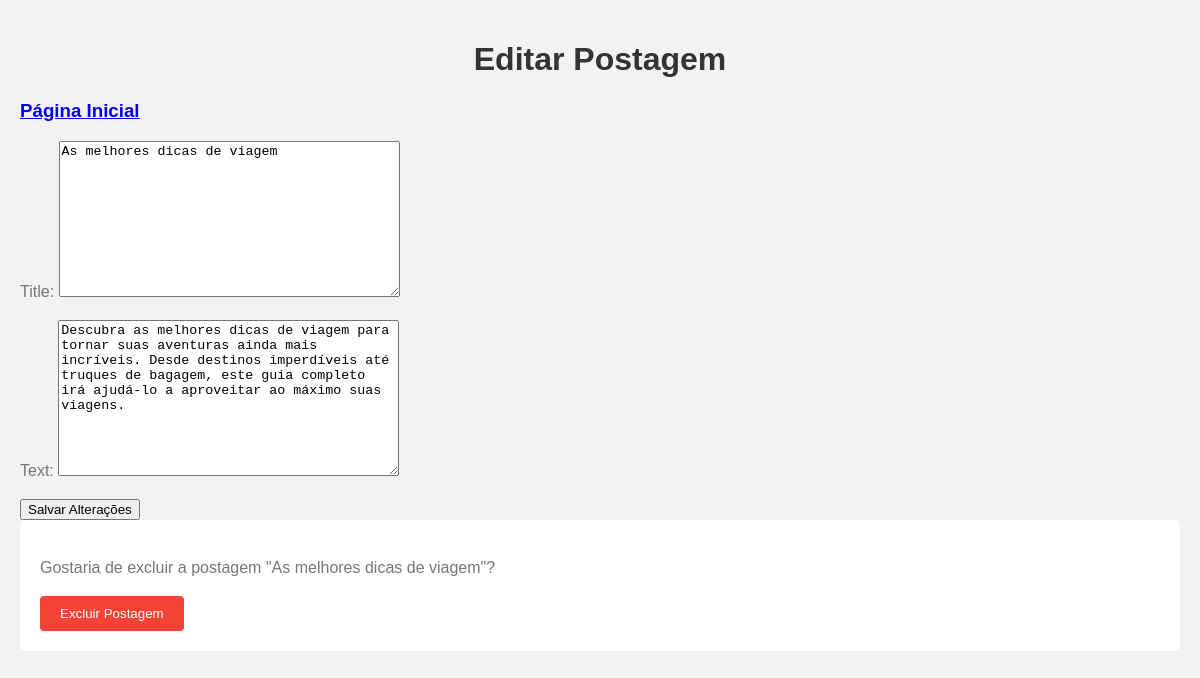
The app's page /edit_post/11/ (signed in) with its own data.
### blogs/models.py (models this page shows, shortened)
class BlogPost(models.Model):
    title = models.TextField(max_length= 100)
    text = models.TextField()
    date_added = models.DateTimeField(auto_now_add=True)
    owner = models.ForeignKey(User, on_delete=models.CASCADE)

### blogs/views.py (the view)
# urls.py: path('edit_post/<int:post_id>/', views.edit_post, name='edit_post'),
@login_required(login_url='users:login')
def edit_post(request, post_id):
    post = get_object_or_404(BlogPost, id=post_id)
    if post.owner != request.user:
        raise Http404
    if request.method == 'POST':
        form = BlogPostForm(request.POST, instance=post)
        if form.is_valid():
            form.save()
            return redirect('blogs:index')
    else:
        form = BlogPostForm(instance=post)
    context = {'post': post, 'form': form}
    return render(request, 'blogs/edit_post.html', context)

### blogs/fomrs.py
class BlogPostForm(forms.ModelForm):
    class Meta:
        model = BlogPost
        fields = ['title', 'text']

### blogs/templates/blogs/edit_post.html (shortened to what this page needs)
<!DOCTYPE html>
<html>
<head>
</head>
<body>
    <h1>Editar Postagem</h1>
    <h3><a href="{% url 'blogs:index' %}">Página Inicial</a></h3>
    <form action="{% url 'blogs:edit_post' post.id %}" method="post">
        {{ form.as_p }}
        <button name="submit">Salvar Alterações</button>
    </form>
    <form action="{% url 'blogs:deletar_post' post.id %}"  method="post" class="delete-form-container">
        <p>Gostaria de excluir a postagem "{{ post.title }}"?</p>
        <button type="submit">Excluir Postagem</button>
    </form>
</body>
</html>

### blogs/templates/blogs/edit_post.html (style rules this page uses)
body { font-family: Arial, sans-serif; margin: 0; padding: 20px; background-color: #f2f2f2; }
h1 { text-align: center; color: #333; }
p { color: #777; line-height: 1.5; }
.delete-form-container { background-color: #fff; border-radius: 5px; padding: 20px; margin-bottom: 20px; }
.delete-form-container button { background-color: #f44336; color: white; padding: 10px 20px; border: none; border-radius: 4px; cursor: pointer; }

### records on screen
BlogPost: title "As melhores dicas de viagem", text "Descubra as melhores dicas de viagem para tornar suas aventuras ainda mais incríveis. Desde destinos imperdíveis até truques de bagagem, este guia completo irá ajudá-lo a aproveitar ao máximo suas viagens."
